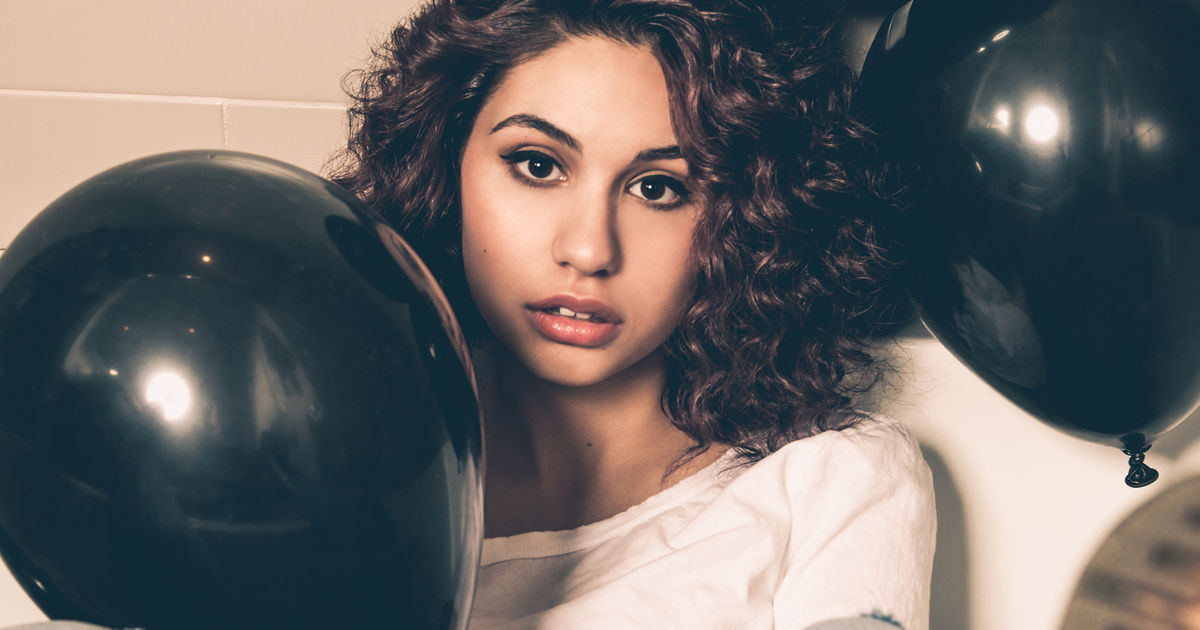
#> input picture SIP/Unit1_Foundations/core4-portfolio-page/alessia.jpg, 1200 x 630 px, found by its file name
$ python obamicon_starter.py
#> lines starting #> are read from the running program, lines starting #| are printed output that depends on the picture
from PIL import Image

# RGB values for recoloring.
darkBlue = (0, 51, 76)
red = (217, 26, 33)
lightBlue = (112, 150, 158)
yellow = (252, 227, 166)

# Import image.
my_image = Image.open("alessia.jpg") #change IMAGENAME to the path on your computer to the image you're using
#> my_image is the input picture: PIL image 1200x630 RGB; mean R, G, B 103.2, 101.1, 100.3
image_list = my_image.getdata() #each pixel is represented in the form (red value, green value, blue value, transparency). You don't need the fourth value.
image_list = list(image_list) #Turns the sequence above into a list. The list can be iterated through in a loop.
#> image_list = 756000 items

recolored = [] #list that will h old the pixel data for the new image.
for item in image_list:
    intensity=item[0]+item[1]+item[2]
    if intensity < 182:
        recolored.append(darkBlue)
    elif intensity >= 182 and intensity <= 364:
        recolored.append(red)
    elif intensity <= 364 and intensity < 546:
        recolored.append(lightBlue)
    else:
        recolored.append(yellow)
#> this loop made 756000 passes
#> (item, intensity) on passes 1 to 3: ((227, 195, 172), 594), ((226, 194, 171), 591), ((226, 194, 171), 591)
#> after the loop, recolored = 756000 items

# Create a new image using the recolored list. Display and save the image.
new_image = Image.new("RGB", my_image.size) #Creates a new image that will be the same size as the original image.
#> new_image: PIL image 1200x630 RGB; every value is 0
new_image.putdata(recolored) #Adds the data from the recolored list to the image.
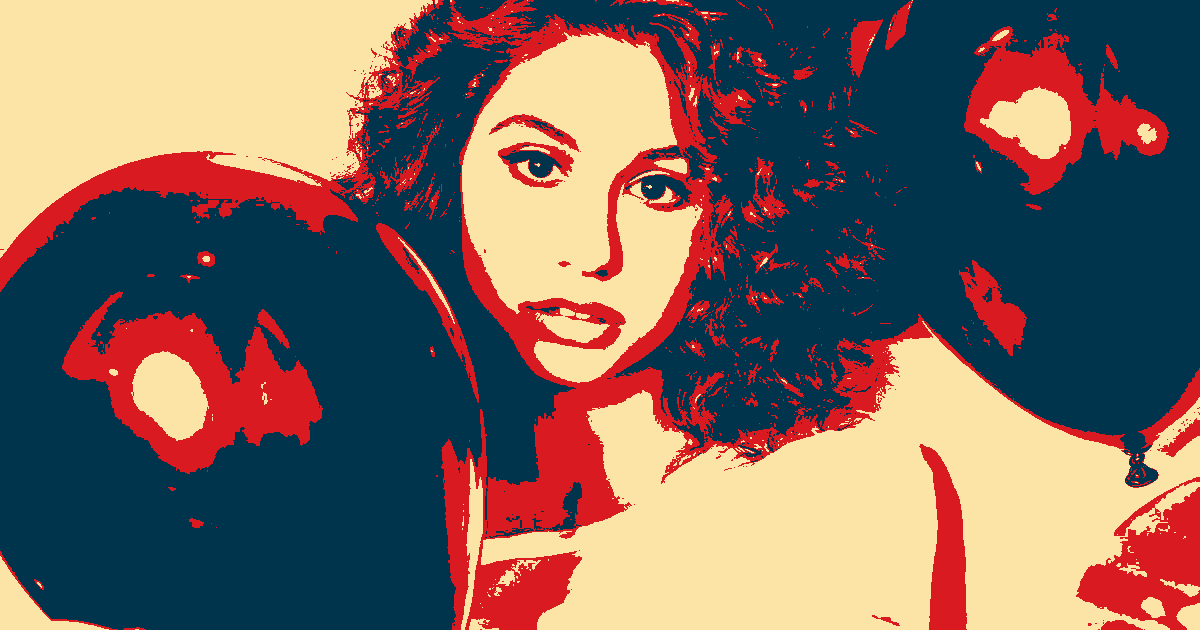
#> new_image: PIL image 1200x630 RGB; mean R, G, B 122.3, 104.2, 97.7
#new_image.show() #show the new image on the screen
new_image.save("recolored.jpg", "jpeg") #save the new image as "recolored.jpg"

$ run again, with SIP/Unit1_Foundations/core4-portfolio-page/color.jpg copied over SIP/Unit1_Foundations/core4-portfolio-page/alessia.jpg
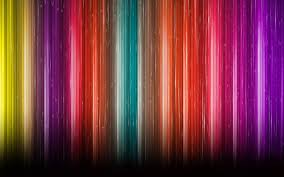
#> input picture SIP/Unit1_Foundations/core4-portfolio-page/color.jpg, 284 x 177 px, found by its file name
#> my_image is the input picture: PIL image 284x177 RGB; mean R, G, B 123.1, 59, 68.5
#> image_list = 50268 items
#> the loop `for item in image_list:` made 50268 passes
#> (item, intensity) on passes 1 to 3: ((178, 160, 0), 338), ((156, 140, 0), 296), ((182, 171, 21), 374)
#> `new_image.putdata(recolored)`:
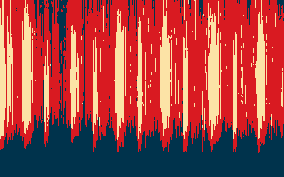
#> new_image: PIL image 284x177 RGB; mean R, G, B 162.5, 71.2, 70.4

$ run again, with SIP/Unit1_Foundations/core4-portfolio-page/setitoff.jpg copied over SIP/Unit1_Foundations/core4-portfolio-page/alessia.jpg
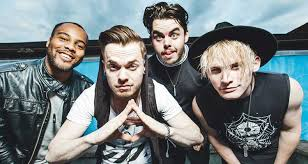
#> input picture SIP/Unit1_Foundations/core4-portfolio-page/setitoff.jpg, 308 x 164 px, found by its file name
#> my_image is the input picture: PIL image 308x164 RGB; mean R, G, B 119.8, 126.7, 128
#> image_list = 50512 items
#> the loop `for item in image_list:` made 50512 passes
#> (item, intensity) on passes 1 to 3: ((182, 214, 227), 623), ((182, 214, 227), 623), ((183, 215, 228), 626)
#> `new_image.putdata(recolored)`:
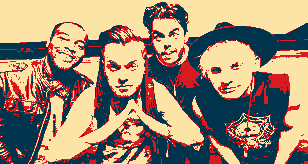
#> new_image: PIL image 308x164 RGB; mean R, G, B 160.4, 136.8, 115.4
